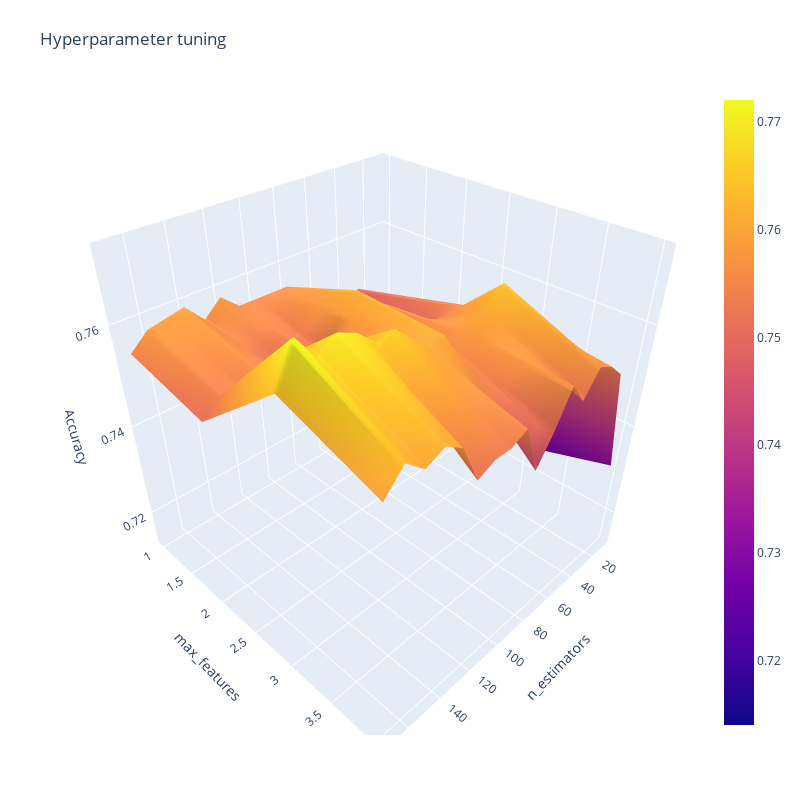

Here is the notebook cell this chart was saved with:
### Code cell
grid_plot(grid)

### Figure 1 — Plotly figure (JSON) as saved in the notebook; plotly's stock layout.template omitted (floating-point values rounded to 4 significant figures)
{"data": [{"type": "surface", "x": [10, 20, 30, 40, 50, 60, 70, 80, 90, 100, 110, 120, 130, 140, 150, 160, 170], "y": [1, 2, 3, 4], "z": [[0.7141, 0.7396, 0.7487, 0.7449, 0.7509, 0.7524, 0.7479, 0.7554, 0.7554, 0.7554, 0.7554, 0.7585, 0.7554, 0.7592, 0.7585, 0.7577, 0.7547], [0.7291, 0.7426, 0.7532, 0.7479, 0.7502, 0.7562, 0.7532, 0.7615, 0.7585, 0.7517, 0.7539, 0.7487, 0.7539, 0.7554, 0.7539, 0.7539, 0.7509], [0.7254, 0.7427, 0.7577, 0.7645, 0.7607, 0.7577, 0.7554, 0.7607, 0.76, 0.763, 0.766, 0.7652, 0.7682, 0.7697, 0.7675, 0.772, 0.7652], [0.7314, 0.7524, 0.7554, 0.7569, 0.7524, 0.7569, 0.7502, 0.7449, 0.7547, 0.7532, 0.7532, 0.7517, 0.7592, 0.7615, 0.76, 0.763, 0.7592]]}], "layout": {"autosize": false, "height": 800, "margin": {"b": 65, "l": 65, "r": 50, "t": 90}, "scene": {"xaxis": {"title": {"text": "n_estimators"}}, "yaxis": {"title": {"text": "max_features"}}, "zaxis": {"title": {"text": "Accuracy"}}}, "title": {"text": "Hyperparameter tuning"}, "width": 800, "xaxis": {"title": {"text": "n_estimators"}}, "yaxis": {"title": {"text": "max_features"}}}}
